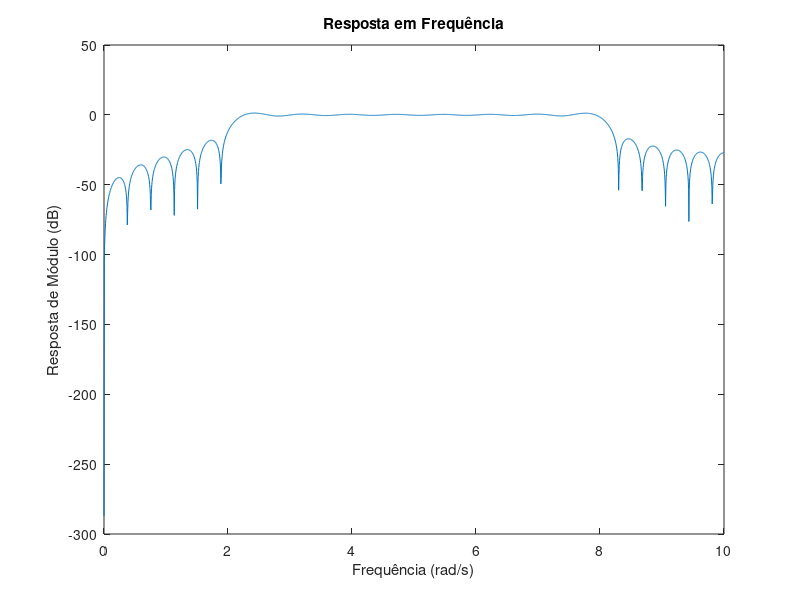
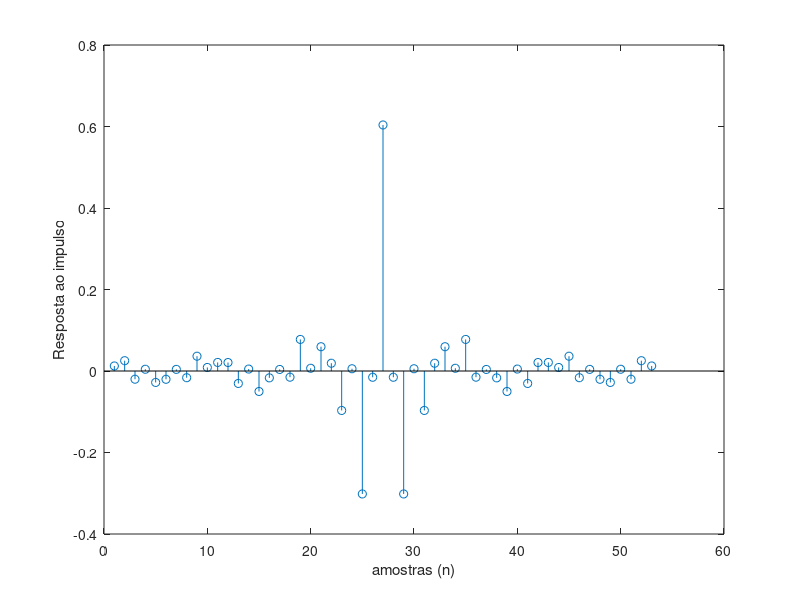

Write MATLAB code to recreate these figures, in order.
% 3. Projete um filtro passa-faixa usando o método da amostragem em frequência que satisfaça a
% especificação a seguir:
% M = 52
% Ωr1 = 2 rad/s
% Ωp1 = 3 rad/s
% Ωp2 = 7 rad/s
% Ωr2 = 8 rad/s
% Ωs = 20,0 rad/s
% - Agora aumente o número de amostras, mantendo sua paridade e faça suas considerações.

clear all
M = 52;
N = M+1;
Omega_r1 = 2;
Omega_p1 = 3;
Omega_p2 = 7;
Omega_r2 = 8;
Omega_s = 20;
kp1 = floor(N*Omega_p1/Omega_s);
kr1 = floor(N*Omega_r1/Omega_s);
kp2 = floor(N*Omega_p2/Omega_s);
kr2 = floor(N*Omega_r2/Omega_s);
if (kp1-kr1)>1
kp1=kr1+1;
end
if (kr2-kp2)>1
kp2=kr2-1;
end
A= [zeros(1,kr1+1) ones(1,kp2-kp1+2) zeros(1,M/2-kr2+1)];
k = 1:M/2;
for n=0:M,
h(n+1) = A(1) + 2*sum((-1).^k.*A(k+1).*cos(pi.*k*(1+2*n)/N));
end;
h = h./N;
% freqz(h,1,2048)
[H,w]=freqz(h,1,2048,Omega_s);
plot(w,20*log10(abs(H)))
%axis([0 5 -50 10])
ylabel('Resposta de Módulo (dB)');
xlabel('Frequência (rad/s)');
title('Resposta em Frequência');

figure(2)
stem(h)
ylabel('Resposta ao impulso');
xlabel('amostras (n)');